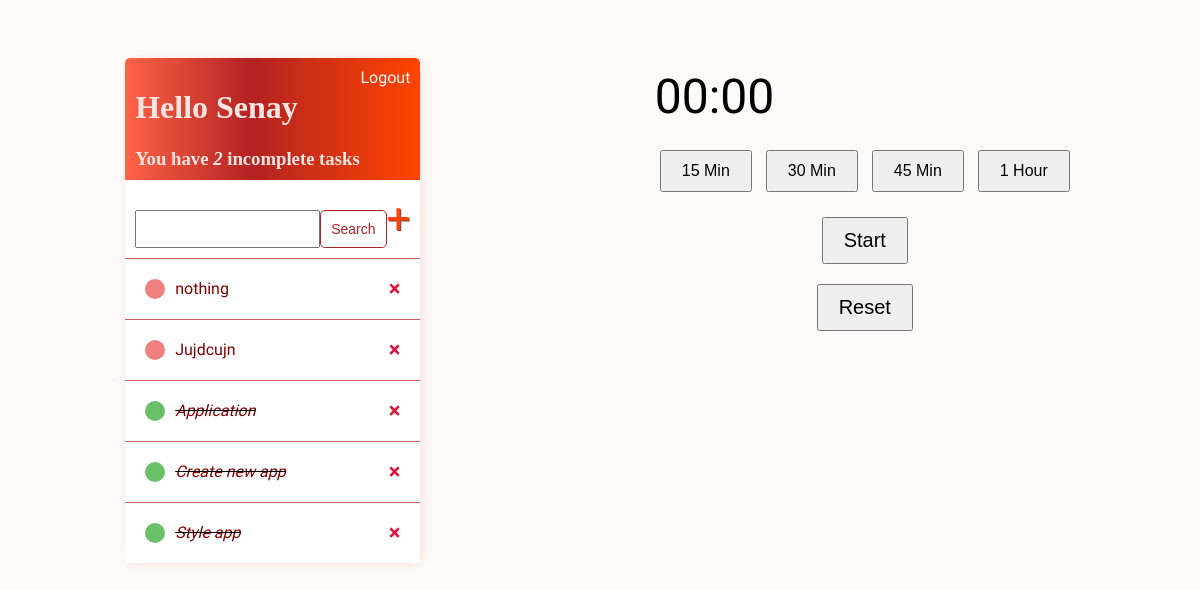
Before: / (signed in) with the older database file.
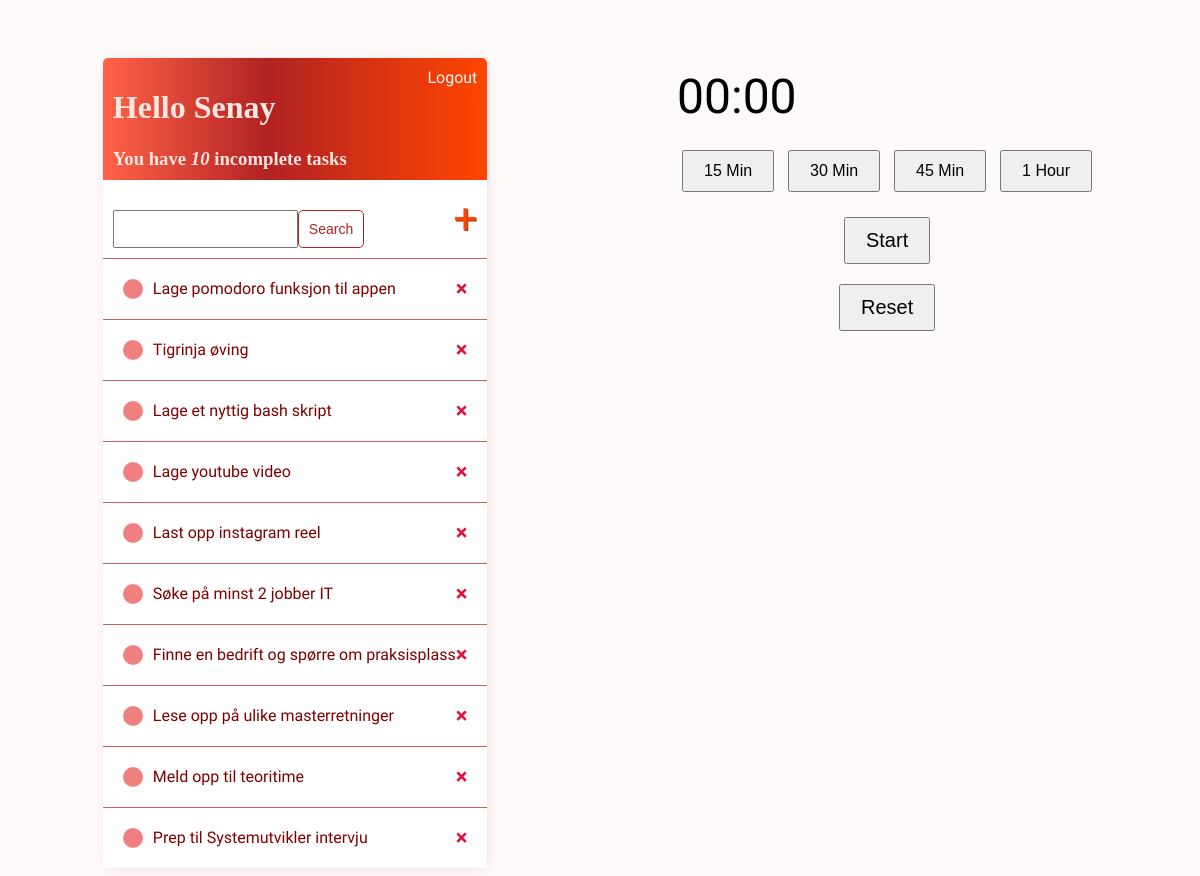
After: the same page with the newer database file.
### todo/models.py (models this page shows)
class Task(models.Model):
    user = models.ForeignKey(
        User, on_delete= models.CASCADE, null=True, blank=True)
    title = models.CharField(max_length=200)
    descrption = models.TextField(null=True, blank=True)
    complete = models.BooleanField(default=False)
    created = models.DateTimeField(auto_now_add=True)
    def __str__(self):
        return self.title
    class Meta:
        ordering = ['complete']

### todo/views.py (the view)
# urls.py: path('', TaskList.as_view(), name='tasks'),
class TaskList(LoginRequiredMixin, ListView):
    model = Task
    context_object_name = 'tasks'
    def get_context_data(self, **kwargs):
        context = super().get_context_data(**kwargs)
        context['tasks'] = context['tasks'].filter(user=self.request.user)
        context['count'] = context['tasks'].filter(complete=False).count()
        search_input = self.request.GET.get('search-area') or ''
        if search_input:
            context['tasks'] = context['tasks'].filter(
                title__startswith=search_input)
        context['search_input'] = search_input
        return context

### todo/templates/todo/task_list.html (shortened to what this page needs)
{% extends 'todo/main.html' %}
{% block content %}
{% load static %}
<div class="main-container" style="display: flex; justify-content: space-between;">
    <div class="tasks-container">
        <div class="header-bar">
            <div>
                <h1>Hello {{request.user|title}}</h1>
                <h3 style="margin:0">You have <i>{{count}}</i> incomplete task{{count | pluralize:"s" }}</h3>
            </div>
            {% if request.user.is_authenticated %}
            <a href="{% url 'logout' %}">Logout</a>
            {% else %}
            <a href="{% url 'login' %}">Login</a>
            {% endif %}
        </div>
        <div id="search-add-wrapper">
            <form  method="GET" style="margin-top: 20px;display: flex;">
                <input type='text' name='search-area' value="{{search_input}}">
                <input class="button" type="submit" value='Search'>
            </form>
            <a id="add-link" href="{% url 'task-create' %}">&#x2b;</a>
        </div>
        <div class="task-items-wrapper">
            {% for task in tasks %}
                <div class="task-wrapper">
                    {%  if task.complete %}
                        <div class="task-title">
                            <div class="task-complete-icon"></div>
                            <i><s><a href="{% url 'task-update' task.id %}">{{task}}</a></s></i>
                </div>
                    <a class="delete-link" href="{% url 'task-delete' task.id %}">&#215;</a>
                    {% else %}
                    <div class="task-title">
                        <div class="task-incomplete-icon"></div>
                        <a href="{% url 'task-update' task.id %}">{{task}}</a>
                    </div>
                    <a class="delete-link" href="{% url 'task-delete' task.id %}">&#215;</a>
                    {% endif %}
                </div>
            {% empty %}
            <h3>No items in list</h3>
            {% endfor %}
        </div>
    </div>
    <div class="timer-container">
        <div id="timer-display">00:00</div>
        <button class="time-setter" data-time="15">15 Min</button>
        <button class="time-setter" data-time="30">30 Min</button>
        <button class="time-setter" data-time="45">45 Min</button>
        <button class="time-setter" data-time="60">1 Hour</button>
        <button id="start-stop">Start</button>
        <button id="reset">Reset</button>
    </div>
</div>
{% endblock content%}

### todo/templates/todo/main.html (shortened to what this page needs)
<!DOCTYPE html>
<html lang="en">
  <head>
    <link rel="stylesheet" href="static/todo/style.css">
  </head>
  <body>
        {% block content %}
        {% endblock content %}
  </body>
</html>

### todo/static/todo/style.css (style rules this page uses)
#timer-display { font-size: 48px; margin-bottom: 20px; }
.time-setter { margin: 5px; padding: 10px 20px; font-size: 16px; }
#start-stop { display: block; margin: 20px auto; padding: 10px 20px; font-size: 20px; }
#reset { display: block; margin: 20px auto; padding: 10px 20px; font-size: 20px; }

### todo/templates/todo/main.html (style rules this page uses)
body { background-color: #FFFAFA; font-family: 'Nunito Sans', sans-serif; padding-top: 50px; }
h1, h2, h3, h4, h5, h6 { font-family: Georgia, serif; color: #FFE6E1; }
a, p { color: #800000; }
.tasks-container { max-width: 550px; margin: auto; background-color: #fff; -webkit-box-shadow: 2px 2px 13px -4px rgba(178, 34, 34, 0.21); box-shadow: 2px 2px 13px -4px rgba(178, 34, 34, 0.21); }
.header-bar { display: flex; justify-content: space-between; color: #fff; padding: 10px; border-radius: 5px 5px 0 0; background: linear-gradient(90deg, #FF6347 0%, #B22222 43%, #FF4500 100%); }
.header-bar a { color: rgb(247, 247, 247); text-decoration: none; }
.task-wrapper { display: flex; align-items: center; justify-content: space-between; padding: 20px; background-color: #fff; border-top: 1px solid rgb(205, 92, 92); }
.task-title { display: flex; }
.task-title a { text-decoration: none; color: #800000; margin-left: 10px; }
.task-incomplete-icon { height: 20px; width: 20px; background-color: rgb(240, 128, 128); border-radius: 50%; }
.delete-link { text-decoration: none; font-weight: 900; color: #DC143C; font-size: 22px; line-height: 0; }
#search-add-wrapper { display: flex; justify-content: space-between; align-items: center; padding: 10px; }
#add-link { color: #FF4500; text-decoration: none; font-size: 42px; text-shadow: 1px 1px #81413b; }
::placeholder { font-weight: 300; opacity: 0.5; }
.button { border: 1px solid #B22222; background-color: #FFF; color: #B22222; padding: 10px; font-size: 14px; border-radius: 5px; cursor: pointer; text-decoration: none; }
.timer-container { max-width: 550px; margin: auto; margin-top: 10px; }

Changed rows visible on the page:
removed Task: title "nothing"
removed Task: title "Jujdcujn"
removed Task: title "Application"
removed Task: title "Create new app"
removed Task: title "Style app"
added Task: title "Lage pomodoro funksjon til appen"
added Task: title "Tigrinja øving"
added Task: title "Lage et nyttig bash skript"
added Task: title "Lage youtube video"
added Task: title "Last opp instagram reel"
added Task: title "Søke på minst 2 jobber IT"
added Task: title "Finne en bedrift og spørre om praksisplass"
added Task: title "Lese opp på ulike masterretninger"
added Task: title "Meld opp til teoritime"
added Task: title "Prep til Systemutvikler intervju"
Other visible differences:
{{ count }}: "2" → "10"
